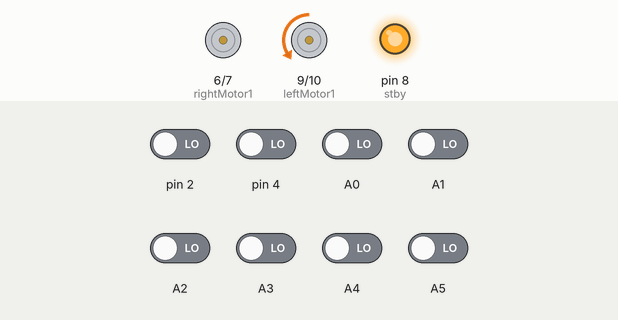
This sketch was run on a simulated Arduino Uno, built with avr-gcc and run on an emulated ATmega328P. Parts: motor-driver pin pairs drawn as motors (green arrow = first pin HIGH = forward, orange = second pin HIGH = backward, longer = more drive, scaled by the enable pin, stopped while the standby pin is LOW), output pins drawn as LEDs (lit = HIGH). The inputs (shaded band) are chosen by the test bench; at power-on: A0–5, pin 2, pin 4 LOW.

Above: at 12.4 s.
12.5 s: pin 2 driven HIGH
At 12.9 s:
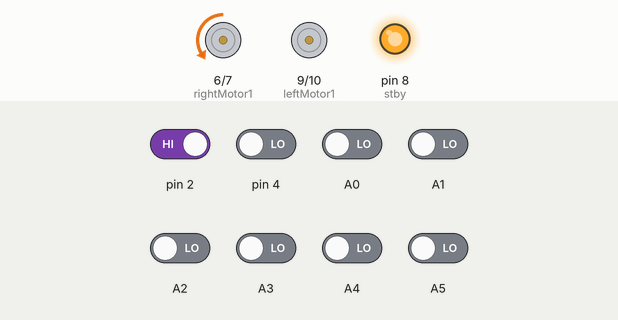
14.0 s: pin 4 driven HIGH
At 15.2 s:
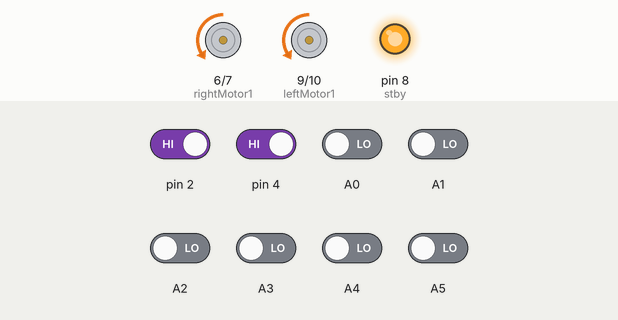
15.5 s: A0 driven HIGH
At 16.4 s:
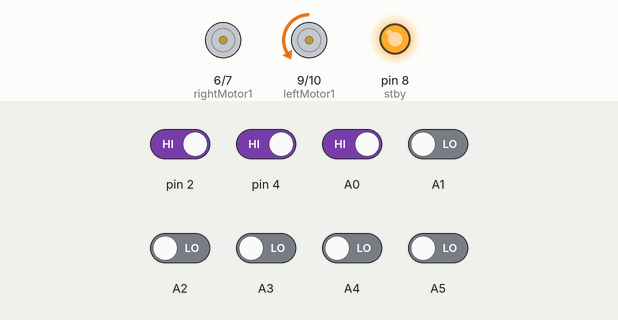
17.0 s: A0 driven LOW
At 17.6 s:
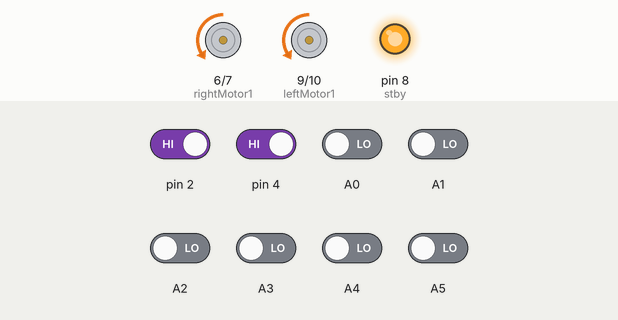
18.5 s: pin 2 driven LOW
At 19.9 s:
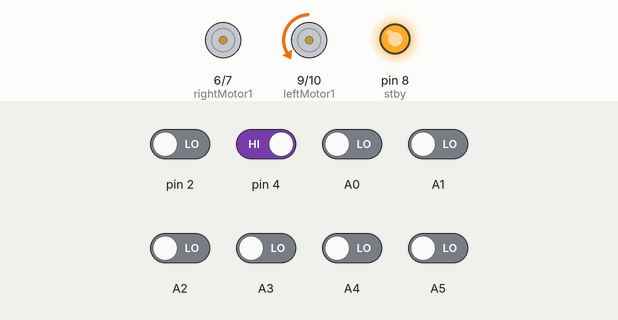
Timing chart, 0 to 21.0 s (numbered marks = the images above; inputs shaded):
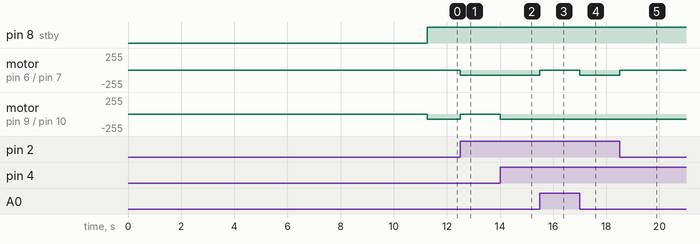

The sketch:

simple_lfr.ino
```cpp
#include <QTRSensors.h>

#define rightMotor2 7
#define rightMotor1 6
#define rightMotorPWM 5
#define leftMotor2 10
#define leftMotor1 9
#define leftMotorPWM 11
#define stby 8

QTRSensorsRC qtr((unsigned char[]) {A0,4, A1, A2, A3, A4, 2, A5}, 8, 2500);

void setup()
{
  pinMode(rightMotor2, OUTPUT);
  pinMode(rightMotor1, OUTPUT);
  pinMode(rightMotorPWM, OUTPUT);
  pinMode(leftMotor2, OUTPUT);
  pinMode(leftMotor1, OUTPUT);
  pinMode(leftMotorPWM, OUTPUT);
  pinMode(stby,OUTPUT);
  for (int i = 0; i < 250; i++)  // make the calibration take about 5 seconds
  {
    qtr.calibrate();
    delay(20);
  }
}

void loop()
{
  unsigned int sensors[8];
  int position = qtr.readLine(sensors);

  // compute our "error" from the line position.  We will make it so that the error is zero
  // when the middle sensor is over the line, because this is our goal.  Error will range from
  // -1000 to +1000.  If we have sensor 0 on the left and sensor 2 on the right,  a reading of
  // -1000 means that we see the line on the left and a reading of +1000 means we see the
  // line on the right.
  int error = position - 3500;

  int leftMotorSpeed = 75;
  int rightMotorSpeed = 75;
  if (error < -500)  // the line is on the left
    leftMotorSpeed = 0;  // turn left
  if (error > 500)  // the line is on the right
    rightMotorSpeed = 0;  // turn right

  digitalWrite(rightMotor2, HIGH);
  digitalWrite(rightMotor1, LOW);
  analogWrite(rightMotorPWM,rightMotorSpeed);

  digitalWrite(leftMotor2, HIGH);
  digitalWrite(leftMotor1, LOW);
  analogWrite(leftMotorPWM, leftMotorSpeed);
  digitalWrite(stby,HIGH);
}
```

Measured:
- after the input at 12.5 s, motor on pin 6 (rightMotor1) / pin 7 (rightMotor2): stopped → backward 75/255 at once; motor on pin 9 (leftMotor1) / pin 10 (leftMotor2): backward 75/255 → stopped at once
- after the input at 14.0 s, motor on pin 9 (leftMotor1) / pin 10 (leftMotor2): stopped → backward 75/255 at once
- after the input at 15.5 s, motor on pin 6 (rightMotor1) / pin 7 (rightMotor2): backward 75/255 → stopped at once
- after the input at 17.0 s, motor on pin 6 (rightMotor1) / pin 7 (rightMotor2): stopped → backward 75/255 at once
- after the input at 18.5 s, motor on pin 6 (rightMotor1) / pin 7 (rightMotor2): backward 75/255 → stopped at once
